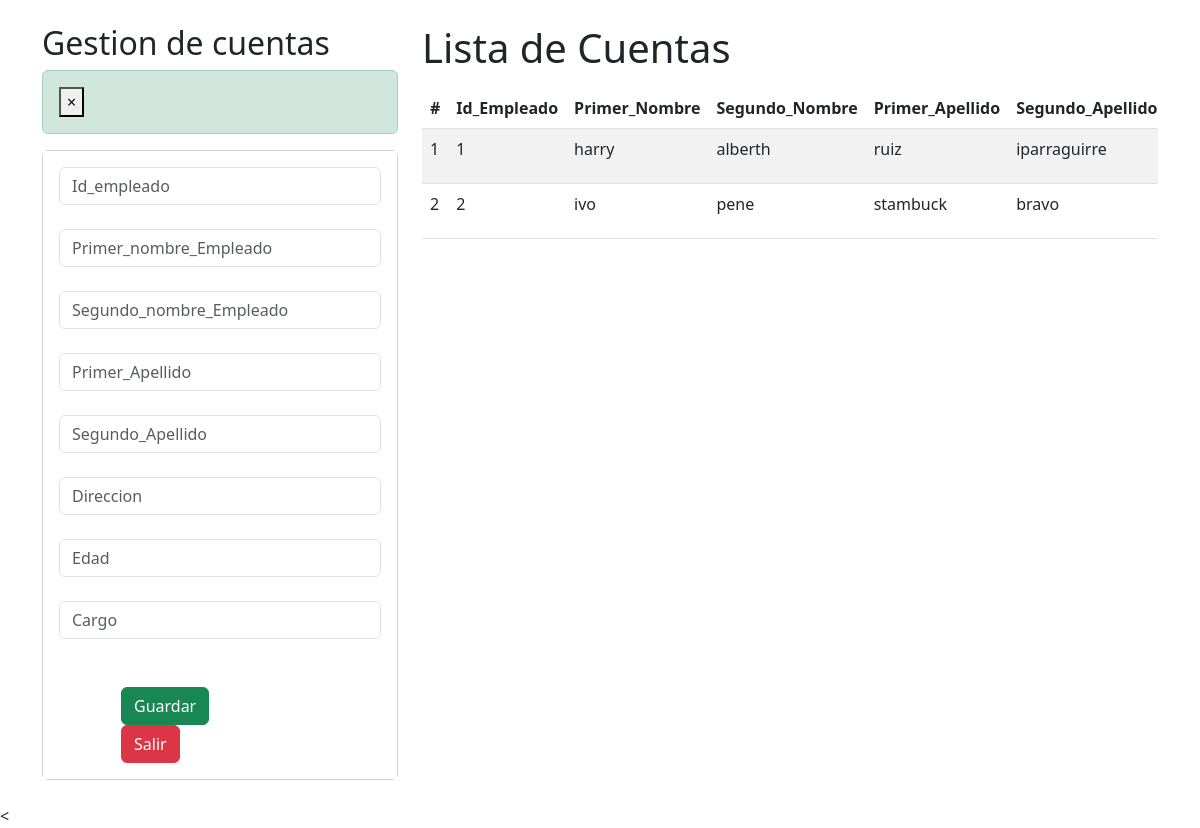
The app's page /crud_cuentas/, older data.
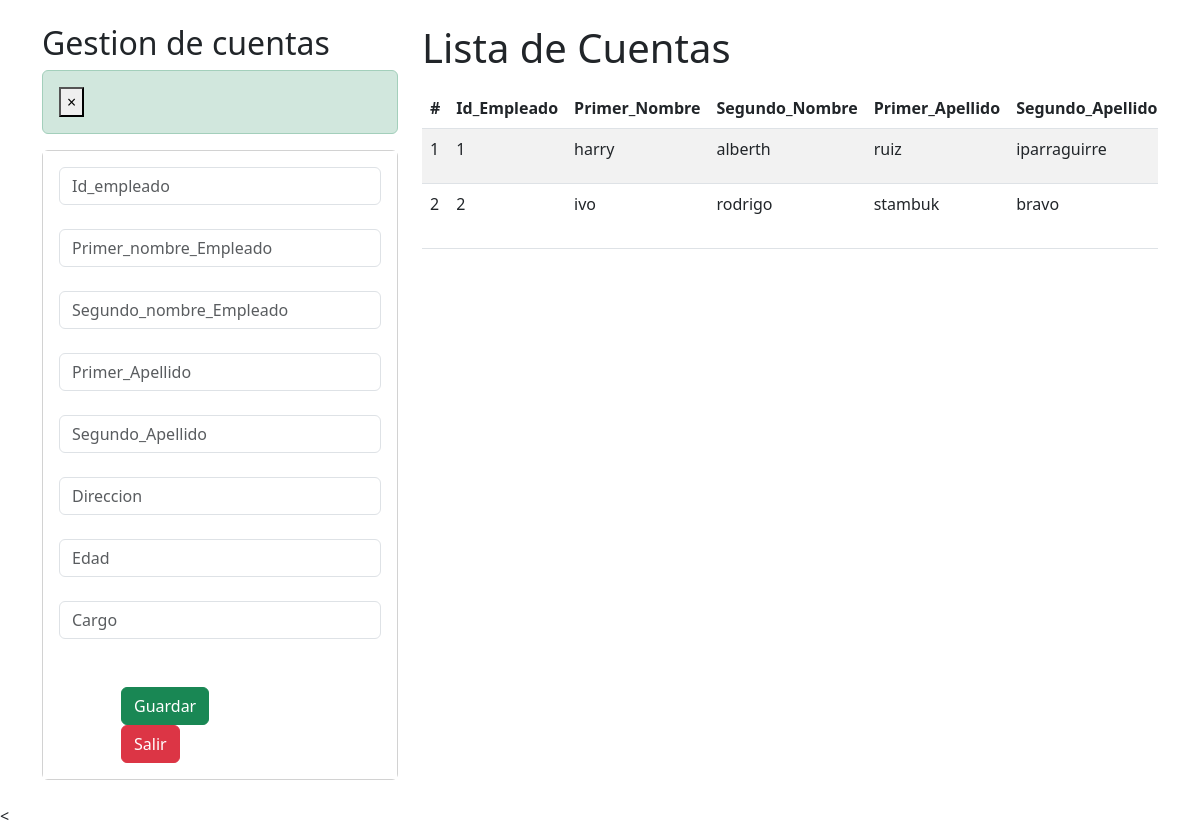
The same page, newer data.
### API_Rest/models.py (models this page shows, shortened)
class Cuenta_Empleado(models.Model):
    Id_Empleado = models.CharField(primary_key=True, max_length=7)
    Primer_Nombre = models.CharField(max_length=20)
    Segundo_Nombre = models.CharField(max_length=20)
    Primer_Apellido = models.CharField(max_length=20)
    Segundo_Apellido = models.CharField(max_length=20)
    Direccion = models.CharField(max_length=20)
    Edad = models.IntegerField()
    Cargo = models.CharField(max_length=20)
    Usuario = models.CharField(max_length=10, unique=True)
    Contrasena = models.CharField(max_length=60)

### API_Rest/views.py (the view)
# urls.py: path("crud_cuentas/", crud_cuentas, name="crud_cuentas"),
def crud_cuentas(request):
    cuenta_empleado = Cuenta_Empleado.objects.all()
    cliente = Cliente.objects.all()
    return render(request, "core/crud_cuentas.html", {"cuenta_empleado": cuenta_empleado})

### API_Rest/templates/core/crud_cuentas.html (shortened to what the changed rows need)
<!DOCTYPE html>
<html>
  {% load static %}
  <head>
    <link href="https://cdn.jsdelivr.net/npm/bootstrap@5.3.0/dist/css/bootstrap.min.css" rel="stylesheet">
  </head>
    <body>
        <div id="cont_fondo">
            <div class="container py-4">
                <div class="row">
                    <div class="col-sm-12 col-md-6 col-lg-4 col-xl-4">
                        <h2>Gestion de cuentas</h2>
                    </div>
                    <div class="col-sm-12 col-md-6 col-lg-8 col-xl-8">
                        <h1>Lista de Cuentas</h1>
                        <div class="table-responsive py-2">
                            <table class="table table-striped">
                                <thead>
                                    <tr>
                                        <th>#</th>
                                        <th>Id_Empleado</th>
                                        <th>Primer_Nombre</th>
                                        <th>Segundo_Nombre</th>
                                        <th>Primer_Apellido</th>
                                        <th>Segundo_Apellido</th>
                                    </tr>
                                </thead>
                                <tbody>
                                    {% for p in cuenta_empleado %}
                                        <tr>
                                            <td>{{ forloop.counter }}</td>
                                            <td>{{ p.Id_Empleado }}</td>
                                            <td>{{ p.Primer_Nombre }}</td>
                                            <td>{{ p.Segundo_Nombre }}</td>
                                            <td>{{ p.Primer_Apellido }}</td>
                                            <td>{{ p.Segundo_Apellido }}</td>
                                        </tr>
                                    {% endfor %}
                                </tbody>
                            </table>
                        </div>
                    </div>
                </div>
            </div>
        </div>
    </body>
</body>
</html>

Row changes from the older to the newer data that the page shows:
changed Cuenta_Empleado "ivo": Segundo_Nombre "pene" → "rodrigo"; Primer_Apellido "stambuck" → "stambuk"
